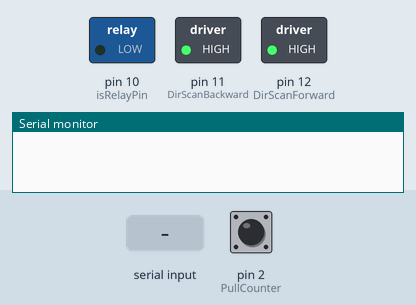
Bench run of a sketch on a simulated Arduino Uno, built with avr-gcc and run on an emulated ATmega328P. Parts: switched loads named in the sketch (green lamp = pin HIGH), the last lines printed to the serial monitor. The inputs (shaded band) are chosen by the test bench; at power-on: pin 2 (PullCounter) HIGH. Pins used as bus, display or sensor lines are not drawn.

Above: at 1.2 s.
1.3 s: "T" received over Serial
At 2.5 s:
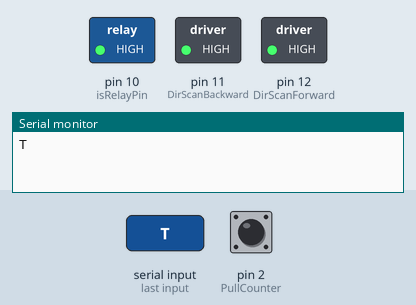
2.8 s: "Q" received over Serial
At 3.9 s:
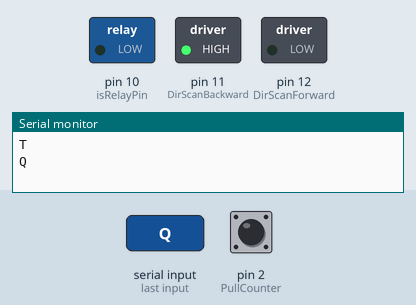
4.4 s: "B" received over Serial
At 5.6 s:
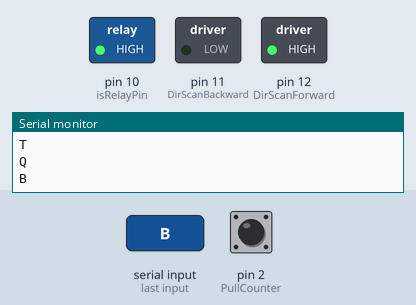
5.9 s: "Q" received over Serial
At 6.3 s:
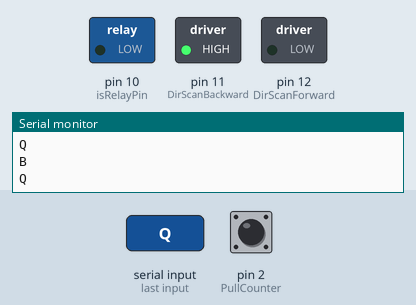
Timing chart, 0 to 8.5 s (numbered marks = the images above; inputs shaded):
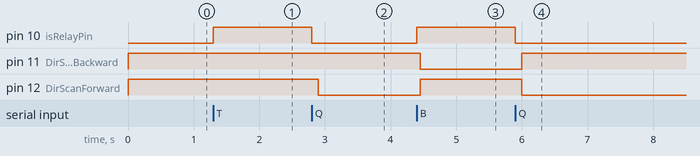

The sketch:

FrontScan_Orental.ino
```cpp
int  incomingByte = 0; // for incoming serial data

bool isFrontScan_flag = false;
bool isTraking_flag   = false;
bool isBackMove_flag = false;
bool isFrontMove_flag = false;
bool isReturnHome     = false;


int camTriggerPin = 13;
int timeDelayCamera = 50;

int DirScanForward = 12;
int DirScanBackward = 11;
int isRelayPin     = 10;

volatile int32_t temp = 0;
volatile int32_t counter = 0;
const volatile int32_t MaximumCounter = 50;

const byte PullCounter = 2;
#define readA bitRead(PIND,PullCounter)//faster than digitalRead()


void cameraTrigger(){
  digitalWrite(camTriggerPin, HIGH);
  delayMicroseconds(2);
  digitalWrite(camTriggerPin, LOW);
}

void JogForward(){
  digitalWrite(DirScanBackward, HIGH);
  delayMicroseconds(10);
  digitalWrite(DirScanForward, LOW);
  delayMicroseconds(10);
}

void JogBackward(){
  digitalWrite(DirScanForward, HIGH);
  delayMicroseconds(10);
  digitalWrite(DirScanBackward, LOW);
  delayMicroseconds(10);
}

void StopMotor(){
  digitalWrite(DirScanForward, HIGH);
  delayMicroseconds(10);
  digitalWrite(DirScanBackward, HIGH);
  delayMicroseconds(10);
}
void setup() {
  // put your setup code here, to run once:
  Serial.begin (9600);
  pinMode(PullCounter, INPUT_PULLUP);
  pinMode(DirScanForward, OUTPUT);
  pinMode(DirScanBackward, OUTPUT);
  pinMode(camTriggerPin, OUTPUT);
  pinMode(isRelayPin, OUTPUT);

  //B rising pulse from encodenren activated ai1(). AttachInterrupt 1 is DigitalPin nr 3 on moust Arduino.
  attachInterrupt(digitalPinToInterrupt(PullCounter), PullMotorCounter, RISING);


  // set motor off
  digitalWrite(DirScanForward, HIGH);
  digitalWrite(DirScanBackward, HIGH);
  digitalWrite(camTriggerPin, LOW);
  digitalWrite(isRelayPin, LOW);
}

void loop() {
  // put your main code here, to run repeatedly:
//  if ( counter != temp ) {
//      Serial.println (counter);
//      temp = counter;
//  }

   if (Serial.available() > 0){
      incomingByte = Serial.read();
     if(incomingByte == 'T'){
        Serial.write("T\n");
        isReturnHome    = false;

        isTraking_flag = true;
        isFrontScan_flag = false;

        isBackMove_flag = false;
        isFrontMove_flag = false;
        digitalWrite(isRelayPin, HIGH);
        delay(100);
      }
      else if(incomingByte == 'Q'){
        Serial.write("Q\n");
        counter = 0;
        temp    = 0;
        isReturnHome = true;

        isTraking_flag = false;
        isFrontScan_flag = true;

        isBackMove_flag = false;
        isFrontMove_flag = false;

        digitalWrite(isRelayPin, LOW);
        delay(100);
        JogForward();
      }
      else if(incomingByte == 'B'){
        Serial.write("B\n");
        counter = 0;
        temp    = 0;
        isReturnHome    = false;

        isTraking_flag = false;
        isFrontScan_flag = false;

        isBackMove_flag = true;
        isFrontMove_flag = false;

        digitalWrite(isRelayPin, HIGH);
        delay(timeDelayCamera);
        JogBackward();
      }
      else if(incomingByte == 'F'){
        Serial.write("F\n");
        counter = 0;
        temp    = 0;
        isTraking_flag = false;
        isFrontScan_flag = false;
        isBackMove_flag = false;
        isFrontMove_flag = true;
        isReturnHome    = false;

        digitalWrite(isRelayPin, HIGH);
        delay(timeDelayCamera);
        JogForward();
      }
      else{
        Serial.write("S\n");
        isFrontScan_flag = false;
        isTraking_flag = false;
        isFrontMove_flag = false;
        isBackMove_flag = false;
        isReturnHome    = false;
        counter = 0;
        temp    = 0;
        digitalWrite(isRelayPin, HIGH);
        delay(timeDelayCamera);
        StopMotor();
      }

   }

   if(isTraking_flag == true){
       digitalWrite(camTriggerPin, HIGH);
       delay(timeDelayCamera);
       digitalWrite(camTriggerPin, LOW);
       delay(timeDelayCamera);
   }

}

void PullMotorCounter() {

  if(isFrontScan_flag){
    if (readA == HIGH){
      counter ++;
    }
  }

  // checking counter
  if(counter == MaximumCounter){
      counter = 0;

      if(isReturnHome == true){
         digitalWrite(isRelayPin, HIGH);
         delay(100);
         JogBackward();
         isReturnHome = false;
      }
      else if(isReturnHome == false){
         StopMotor();
      }
  }
}
```

Measured:
- after the input at 1.3 s, pin 10 (isRelayPin): LOW → HIGH at once
- after the input at 2.8 s, pin 10 (isRelayPin): HIGH → LOW at once; pin 12 (DirScanForward): HIGH → LOW after 0.10 s
- after the input at 4.4 s, pin 10 (isRelayPin): LOW → HIGH at once; pin 11 (DirScanBackward): HIGH → LOW after 0.05 s; pin 12 (DirScanForward): LOW → HIGH after 0.05 s
- after the input at 5.9 s, pin 10 (isRelayPin): HIGH → LOW at once; pin 11 (DirScanBackward): LOW → HIGH after 0.10 s; pin 12 (DirScanForward): HIGH → LOW after 0.10 s
